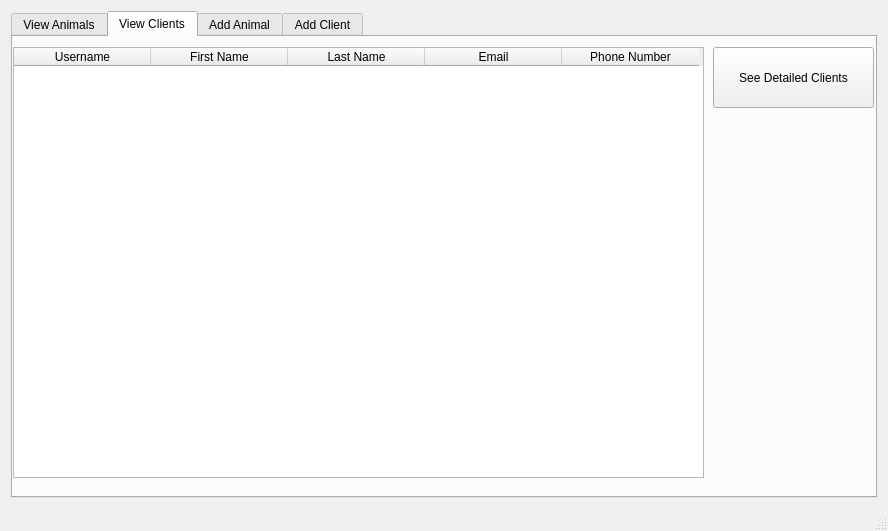
<?xml version="1.0" encoding="UTF-8"?>
<ui version="4.0">
 <class>CUACSView</class>
 <widget class="QMainWindow" name="CUACSView">
  <property name="geometry">
   <rect>
    <x>0</x>
    <y>0</y>
    <width>888</width>
    <height>531</height>
   </rect>
  </property>
  <property name="windowTitle">
   <string>CUACSView</string>
  </property>
  <widget class="QWidget" name="centralWidget">
   <layout class="QGridLayout" name="gridLayout_2">
    <item row="0" column="0">
     <widget class="QTabWidget" name="tabView">
      <property name="enabled">
       <bool>true</bool>
      </property>
      <property name="focusPolicy">
       <enum>Qt::ClickFocus</enum>
      </property>
      <property name="toolTipDuration">
       <number>-2</number>
      </property>
      <property name="currentIndex">
       <number>1</number>
      </property>
      <widget class="QWidget" name="tab">
       <attribute name="title">
        <string>View Animals</string>
       </attribute>
       <layout class="QGridLayout" name="gridLayout">
        <item row="0" column="0">
         <layout class="QVBoxLayout" name="verticalLayout_3">
          <item>
           <widget class="QTableWidget" name="animalTbl">
            <property name="sizePolicy">
             <sizepolicy hsizetype="Expanding" vsizetype="Expanding">
              <horstretch>10</horstretch>
              <verstretch>10</verstretch>
             </sizepolicy>
            </property>
            <property name="editTriggers">
             <set>QAbstractItemView::NoEditTriggers</set>
            </property>
            <property name="columnCount">
             <number>7</number>
            </property>
            <attribute name="horizontalHeaderCascadingSectionResizes">
             <bool>false</bool>
            </attribute>
            <attribute name="horizontalHeaderDefaultSectionSize">
             <number>95</number>
            </attribute>
            <column>
             <property name="text">
              <string>Name</string>
             </property>
            </column>
            <column>
             <property name="text">
              <string>Species</string>
             </property>
            </column>
            <column>
             <property name="text">
              <string>Breed</string>
             </property>
            </column>
            <column>
             <property name="text">
              <string>Gender</string>
             </property>
            </column>
            <column>
             <property name="text">
              <string>Date of Birth</string>
             </property>
            </column>
            <column>
             <property name="text">
              <string>Age(Y/M)</string>
             </property>
            </column>
            <column>
             <property name="text">
              <string>Vaccinated</string>
             </property>
            </column>
           </widget>
          </item>
         </layout>
        </item>
       </layout>
      </widget>
      <widget class="QWidget" name="clientTab">
       <attribute name="title">
        <string>View Clients</string>
       </attribute>
       <widget class="QTableWidget" name="clientTable">
        <property name="geometry">
         <rect>
          <x>0</x>
          <y>10</y>
          <width>691</width>
          <height>431</height>
         </rect>
        </property>
        <property name="sizePolicy">
         <sizepolicy hsizetype="Expanding" vsizetype="Expanding">
          <horstretch>10</horstretch>
          <verstretch>10</verstretch>
         </sizepolicy>
        </property>
        <property name="editTriggers">
         <set>QAbstractItemView::NoEditTriggers</set>
        </property>
        <property name="columnCount">
         <number>5</number>
        </property>
        <attribute name="horizontalHeaderCascadingSectionResizes">
         <bool>true</bool>
        </attribute>
        <attribute name="horizontalHeaderDefaultSectionSize">
         <number>137</number>
        </attribute>
        <attribute name="horizontalHeaderHighlightSections">
         <bool>true</bool>
        </attribute>
        <attribute name="horizontalHeaderStretchLastSection">
         <bool>false</bool>
        </attribute>
        <attribute name="verticalHeaderCascadingSectionResizes">
         <bool>true</bool>
        </attribute>
        <column>
         <property name="text">
          <string>Username</string>
         </property>
        </column>
        <column>
         <property name="text">
          <string>First Name</string>
         </property>
        </column>
        <column>
         <property name="text">
          <string>Last Name</string>
         </property>
        </column>
        <column>
         <property name="text">
          <string>Email</string>
         </property>
        </column>
        <column>
         <property name="text">
          <string>Phone Number</string>
         </property>
        </column>
       </widget>
       <widget class="QPushButton" name="detailedClientsBtn">
        <property name="geometry">
         <rect>
          <x>700</x>
          <y>10</y>
          <width>161</width>
          <height>61</height>
         </rect>
        </property>
        <property name="text">
         <string>See Detailed Clients</string>
        </property>
       </widget>
      </widget>
      <widget class="QWidget" name="tab_2">
       <attribute name="title">
        <string>Add Animal</string>
       </attribute>
       <widget class="QPushButton" name="addAnimalBtn">
        <property name="enabled">
         <bool>true</bool>
        </property>
        <property name="geometry">
         <rect>
          <x>780</x>
          <y>400</y>
          <width>82</width>
          <height>25</height>
         </rect>
        </property>
        <property name="toolTipDuration">
         <number>-1</number>
        </property>
        <property name="text">
         <string>Add animal</string>
        </property>
        <property name="checkable">
         <bool>false</bool>
        </property>
       </widget>
       <widget class="QLabel" name="emptyAnimalLbl">
        <property name="geometry">
         <rect>
          <x>10</x>
          <y>390</y>
          <width>311</width>
          <height>17</height>
         </rect>
        </property>
        <property name="text">
         <string>Please ensure every field is entered correctly</string>
        </property>
       </widget>
       <widget class="QWidget" name="layoutWidget">
        <property name="geometry">
         <rect>
          <x>0</x>
          <y>0</y>
          <width>861</width>
          <height>151</height>
         </rect>
        </property>
        <layout class="QHBoxLayout" name="horizontalLayout_13">
         <item>
          <layout class="QVBoxLayout" name="verticalLayout">
           <item>
            <layout class="QHBoxLayout" name="horizontalLayout">
             <item>
              <widget class="QLabel" name="label">
               <property name="text">
                <string>*Name:</string>
               </property>
              </widget>
             </item>
             <item>
              <widget class="QLineEdit" name="nameTxt"/>
             </item>
            </layout>
           </item>
           <item>
            <layout class="QHBoxLayout" name="horizontalLayout_2">
             <item>
              <widget class="QLabel" name="label_2">
               <property name="text">
                <string>*Breed:</string>
               </property>
              </widget>
             </item>
             <item>
              <widget class="QLineEdit" name="breedTxt"/>
             </item>
            </layout>
           </item>
           <item>
            <layout class="QHBoxLayout" name="horizontalLayout_5">
             <item>
              <widget class="QLabel" name="label_7">
               <property name="text">
                <string>Date of Birth(yyyy-mm-dd):</string>
               </property>
              </widget>
             </item>
             <item>
              <widget class="QLineEdit" name="DOBTxt">
               <property name="toolTip">
                <string/>
               </property>
               <property name="toolTipDuration">
                <number>-1</number>
               </property>
              </widget>
             </item>
            </layout>
           </item>
          </layout>
         </item>
         <item>
          <layout class="QVBoxLayout" name="verticalLayout_2">
           <item>
            <layout class="QHBoxLayout" name="horizontalLayout_3">
             <item>
              <widget class="QLabel" name="label_3">
               <property name="text">
                <string>*Age:</string>
               </property>
              </widget>
             </item>
             <item>
              <widget class="QLabel" name="label_4">
               <property name="text">
                <string>Years</string>
               </property>
              </widget>
             </item>
             <item>
              <widget class="QSpinBox" name="yearsSpn">
               <property name="prefix">
                <string/>
               </property>
              </widget>
             </item>
             <item>
              <widget class="QLabel" name="label_5">
               <property name="text">
                <string>Months</string>
               </property>
              </widget>
             </item>
             <item>
              <widget class="QSpinBox" name="monthsSpn">
               <property name="maximum">
                <number>12</number>
               </property>
              </widget>
             </item>
            </layout>
           </item>
           <item>
            <layout class="QHBoxLayout" name="horizontalLayout_4">
             <item>
              <widget class="QLabel" name="label_6">
               <property name="text">
                <string>*Gender:</string>
               </property>
              </widget>
             </item>
             <item>
              <widget class="QComboBox" name="genderCombo">
               <property name="currentText">
                <string/>
               </property>
              </widget>
             </item>
             <item>
              <widget class="QCheckBox" name="vaccinatedChk">
               <property name="layoutDirection">
                <enum>Qt::RightToLeft</enum>
               </property>
               <property name="text">
                <string>Vaccinated?</string>
               </property>
              </widget>
             </item>
            </layout>
           </item>
           <item>
            <layout class="QHBoxLayout" name="horizontalLayout_6">
             <item>
              <widget class="QLabel" name="label_8">
               <property name="text">
                <string>*Species:</string>
               </property>
              </widget>
             </item>
             <item>
              <widget class="QComboBox" name="speciesCombo">
               <property name="currentText">
                <string/>
               </property>
              </widget>
             </item>
            </layout>
           </item>
          </layout>
         </item>
        </layout>
       </widget>
       <widget class="QWidget" name="gridLayoutWidget">
        <property name="geometry">
         <rect>
          <x>0</x>
          <y>150</y>
          <width>861</width>
          <height>239</height>
         </rect>
        </property>
        <layout class="QGridLayout" name="gridLayout_3">
         <item row="0" column="0" colspan="2">
          <widget class="QLabel" name="label_22">
           <property name="text">
            <string>1 being passive, 5 being aggressive</string>
           </property>
          </widget>
         </item>
         <item row="7" column="4">
          <widget class="QLabel" name="label_11">
           <property name="text">
            <string>Trainability</string>
           </property>
          </widget>
         </item>
         <item row="7" column="2">
          <widget class="QLabel" name="label_20">
           <property name="text">
            <string>Child Friendly</string>
           </property>
          </widget>
         </item>
         <item row="4" column="4" colspan="2">
          <widget class="QLabel" name="label_33">
           <property name="text">
            <string>1 is intolerant, 10 is very patient</string>
           </property>
          </widget>
         </item>
         <item row="6" column="2" colspan="2">
          <widget class="QLabel" name="label_28">
           <property name="text">
            <string>1 is not friendly, 5 is very friendly</string>
           </property>
          </widget>
         </item>
         <item row="4" column="2" colspan="2">
          <widget class="QLabel" name="label_27">
           <property name="text">
            <string>1 is not friendly, 10 is very friendly</string>
           </property>
          </widget>
         </item>
         <item row="5" column="5">
          <widget class="QSpinBox" name="patienceSpin">
           <property name="prefix">
            <string/>
           </property>
           <property name="minimum">
            <number>1</number>
           </property>
           <property name="maximum">
            <number>10</number>
           </property>
           <property name="displayIntegerBase">
            <number>10</number>
           </property>
          </widget>
         </item>
         <item row="5" column="2">
          <widget class="QLabel" name="label_14">
           <property name="text">
            <string>Friendly Towards Animals</string>
           </property>
          </widget>
         </item>
         <item row="1" column="3">
          <widget class="QSpinBox" name="mischievousnessSpin">
           <property name="prefix">
            <string/>
           </property>
           <property name="minimum">
            <number>1</number>
           </property>
           <property name="maximum">
            <number>10</number>
           </property>
           <property name="displayIntegerBase">
            <number>10</number>
           </property>
          </widget>
         </item>
         <item row="2" column="4" colspan="2">
          <widget class="QLabel" name="label_29">
           <property name="text">
            <string>1 is low energy, 5 is high energy</string>
           </property>
          </widget>
         </item>
         <item row="2" column="0" colspan="2">
          <widget class="QLabel" name="label_26">
           <property name="text">
            <string>1 is not friendly, 5 is very friendly</string>
           </property>
          </widget>
         </item>
         <item row="0" column="2" colspan="2">
          <widget class="QLabel" name="label_23">
           <property name="text">
            <string>1 is not mischievous, 10 is very mischievous</string>
           </property>
          </widget>
         </item>
         <item row="6" column="4" colspan="2">
          <widget class="QLabel" name="label_30">
           <property name="text">
            <string>1 is hard to train, 5 is easy to train</string>
           </property>
          </widget>
         </item>
         <item row="3" column="2">
          <widget class="QLabel" name="label_19">
           <property name="text">
            <string>Independence</string>
           </property>
          </widget>
         </item>
         <item row="6" column="0" colspan="2">
          <widget class="QLabel" name="label_31">
           <property name="text">
            <string>1 is inobedient, 10 is very obedient</string>
           </property>
          </widget>
         </item>
         <item row="3" column="1">
          <widget class="QSpinBox" name="friendlyStrangerSpin">
           <property name="prefix">
            <string/>
           </property>
           <property name="minimum">
            <number>1</number>
           </property>
           <property name="maximum">
            <number>5</number>
           </property>
           <property name="displayIntegerBase">
            <number>10</number>
           </property>
          </widget>
         </item>
         <item row="4" column="0" colspan="2">
          <widget class="QLabel" name="label_32">
           <property name="text">
            <string>1 is not playful, 10 is very playful</string>
           </property>
          </widget>
         </item>
         <item row="1" column="2">
          <widget class="QLabel" name="label_13">
           <property name="text">
            <string>Mischievousness</string>
           </property>
          </widget>
         </item>
         <item row="1" column="1">
          <widget class="QSpinBox" name="temperamentSpin">
           <property name="prefix">
            <string/>
           </property>
           <property name="minimum">
            <number>1</number>
           </property>
           <property name="maximum">
            <number>5</number>
           </property>
           <property name="displayIntegerBase">
            <number>10</number>
           </property>
          </widget>
         </item>
         <item row="3" column="5">
          <widget class="QSpinBox" name="energySpin">
           <property name="prefix">
            <string/>
           </property>
           <property name="minimum">
            <number>1</number>
           </property>
           <property name="maximum">
            <number>5</number>
           </property>
           <property name="displayIntegerBase">
            <number>10</number>
           </property>
          </widget>
         </item>
         <item row="1" column="0">
          <widget class="QLabel" name="label_10">
           <property name="text">
            <string>Temperament</string>
           </property>
          </widget>
         </item>
         <item row="7" column="5">
          <widget class="QSpinBox" name="trainabilitySpin">
           <property name="prefix">
            <string/>
           </property>
           <property name="minimum">
            <number>1</number>
           </property>
           <property name="maximum">
            <number>5</number>
           </property>
           <property name="displayIntegerBase">
            <number>10</number>
           </property>
          </widget>
         </item>
         <item row="5" column="3">
          <widget class="QSpinBox" name="animalFriendlySpin">
           <property name="prefix">
            <string/>
           </property>
           <property name="minimum">
            <number>1</number>
           </property>
           <property name="maximum">
            <number>10</number>
           </property>
           <property name="displayIntegerBase">
            <number>10</number>
           </property>
          </widget>
         </item>
         <item row="5" column="1">
          <widget class="QSpinBox" name="playfulnessSpin">
           <property name="prefix">
            <string/>
           </property>
           <property name="minimum">
            <number>1</number>
           </property>
           <property name="maximum">
            <number>10</number>
           </property>
           <property name="displayIntegerBase">
            <number>10</number>
           </property>
          </widget>
         </item>
         <item row="5" column="4">
          <widget class="QLabel" name="label_17">
           <property name="text">
            <string>Patience</string>
           </property>
          </widget>
         </item>
         <item row="3" column="3">
          <widget class="QSpinBox" name="independenceSpin">
           <property name="prefix">
            <string/>
           </property>
           <property name="minimum">
            <number>1</number>
           </property>
           <property name="maximum">
            <number>10</number>
           </property>
           <property name="displayIntegerBase">
            <number>10</number>
           </property>
          </widget>
         </item>
         <item row="1" column="5">
          <widget class="QSpinBox" name="intelligenceSpin">
           <property name="prefix">
            <string/>
           </property>
           <property name="minimum">
            <number>1</number>
           </property>
           <property name="maximum">
            <number>10</number>
           </property>
           <property name="displayIntegerBase">
            <number>10</number>
           </property>
          </widget>
         </item>
         <item row="1" column="4">
          <widget class="QLabel" name="label_12">
           <property name="text">
            <string>Intelligence</string>
           </property>
          </widget>
         </item>
         <item row="7" column="3">
          <widget class="QSpinBox" name="childFriendlySpin">
           <property name="prefix">
            <string/>
           </property>
           <property name="minimum">
            <number>1</number>
           </property>
           <property name="maximum">
            <number>5</number>
           </property>
           <property name="displayIntegerBase">
            <number>10</number>
           </property>
          </widget>
         </item>
         <item row="3" column="0">
          <widget class="QLabel" name="label_16">
           <property name="text">
            <string>Friendly Towards Strangers</string>
           </property>
          </widget>
         </item>
         <item row="2" column="2" colspan="2">
          <widget class="QLabel" name="label_25">
           <property name="text">
            <string>1 is not independent, 10 is very independent</string>
           </property>
          </widget>
         </item>
         <item row="5" column="0">
          <widget class="QLabel" name="label_15">
           <property name="text">
            <string>Playfulness</string>
           </property>
          </widget>
         </item>
         <item row="3" column="4">
          <widget class="QLabel" name="label_18">
           <property name="text">
            <string>Energy</string>
           </property>
          </widget>
         </item>
         <item row="7" column="1">
          <widget class="QSpinBox" name="obedienceSpin">
           <property name="prefix">
            <string/>
           </property>
           <property name="minimum">
            <number>1</number>
           </property>
           <property name="maximum">
            <number>10</number>
           </property>
           <property name="displayIntegerBase">
            <number>10</number>
           </property>
          </widget>
         </item>
         <item row="0" column="4" colspan="2">
          <widget class="QLabel" name="label_24">
           <property name="text">
            <string>1 is unintelligent, 10 is very intelligent</string>
           </property>
          </widget>
         </item>
         <item row="7" column="0">
          <widget class="QLabel" name="label_21">
           <property name="text">
            <string>Obedience</string>
           </property>
          </widget>
         </item>
        </layout>
       </widget>
      </widget>
      <widget class="QWidget" name="tab_3">
       <attribute name="title">
        <string>Add Client</string>
       </attribute>
       <widget class="QWidget" name="horizontalLayoutWidget">
        <property name="geometry">
         <rect>
          <x>0</x>
          <y>0</y>
          <width>701</width>
          <height>227</height>
         </rect>
        </property>
        <layout class="QHBoxLayout" name="horizontalLayout_20">
         <item>
          <layout class="QVBoxLayout" name="verticalLayout_4">
           <item>
            <layout class="QHBoxLayout" name="horizontalLayout_8">
             <item>
              <widget class="QLabel" name="fNameLbl">
               <property name="text">
                <string>*First Name:</string>
               </property>
              </widget>
             </item>
             <item>
              <widget class="QLineEdit" name="firstNameTxt"/>
             </item>
            </layout>
           </item>
           <item>
            <layout class="QHBoxLayout" name="horizontalLayout_7">
             <item>
              <widget class="QLabel" name="lNamelbl">
               <property name="text">
                <string>*Last Name</string>
               </property>
              </widget>
             </item>
             <item>
              <widget class="QLineEdit" name="lastNameTxt"/>
             </item>
            </layout>
           </item>
           <item>
            <layout class="QHBoxLayout" name="horizontalLayout_17">
             <item>
              <widget class="QLabel" name="emailLbl">
               <property name="text">
                <string>*Email: </string>
               </property>
              </widget>
             </item>
             <item>
              <widget class="QLineEdit" name="emailTxt"/>
             </item>
            </layout>
           </item>
           <item>
            <layout class="QHBoxLayout" name="horizontalLayout_9">
             <item>
              <widget class="QLabel" name="userLbl">
               <property name="text">
                <string>*Username: </string>
               </property>
              </widget>
             </item>
             <item>
              <widget class="QLineEdit" name="usernameTxt"/>
             </item>
            </layout>
           </item>
           <item>
            <layout class="QHBoxLayout" name="horizontalLayout_11">
             <item>
              <widget class="QLabel" name="passLbl">
               <property name="text">
                <string>*Password:</string>
               </property>
              </widget>
             </item>
             <item>
              <widget class="QLineEdit" name="passwordTxt"/>
             </item>
            </layout>
           </item>
           <item>
            <layout class="QHBoxLayout" name="horizontalLayout_10">
             <item>
              <widget class="QLabel" name="confPassLbl">
               <property name="text">
                <string>*Confirm Password:</string>
               </property>
              </widget>
             </item>
             <item>
              <widget class="QLineEdit" name="confirmPasswordTxt"/>
             </item>
            </layout>
           </item>
           <item>
            <widget class="QLabel" name="passConLbl">
             <property name="text">
              <string>Please ensure both passwords match</string>
             </property>
            </widget>
           </item>
          </layout>
         </item>
         <item>
          <layout class="QVBoxLayout" name="verticalLayout_5">
           <item>
            <layout class="QHBoxLayout" name="horizontalLayout_15">
             <item>
              <widget class="QLabel" name="postLbl">
               <property name="text">
                <string>*Postal Code</string>
               </property>
              </widget>
             </item>
             <item>
              <widget class="QLineEdit" name="postalCodeTxt"/>
             </item>
            </layout>
           </item>
           <item>
            <layout class="QHBoxLayout" name="horizontalLayout_12">
             <item>
              <widget class="QLabel" name="cityLbl">
               <property name="text">
                <string>*City:</string>
               </property>
              </widget>
             </item>
             <item>
              <widget class="QLineEdit" name="cityTxt"/>
             </item>
            </layout>
           </item>
           <item>
            <layout class="QHBoxLayout" name="horizontalLayout_14">
             <item>
              <widget class="QLabel" name="provLbl">
               <property name="text">
                <string>*Province:</string>
               </property>
              </widget>
             </item>
             <item>
              <widget class="QComboBox" name="provinceCombo"/>
             </item>
            </layout>
           </item>
           <item>
            <layout class="QHBoxLayout" name="horizontalLayout_16">
             <item>
              <widget class="QLabel" name="addLn1lbl">
               <property name="text">
                <string>*Address Line 1:</string>
               </property>
              </widget>
             </item>
             <item>
              <widget class="QLineEdit" name="addressLine1Txt"/>
             </item>
            </layout>
           </item>
           <item>
            <layout class="QHBoxLayout" name="horizontalLayout_19">
             <item>
              <widget class="QLabel" name="addLn2Lbl">
               <property name="text">
                <string>Address Line 2:</string>
               </property>
              </widget>
             </item>
             <item>
              <widget class="QLineEdit" name="addressLine2Txt"/>
             </item>
            </layout>
           </item>
           <item>
            <layout class="QHBoxLayout" name="horizontalLayout_18">
             <item>
              <widget class="QLabel" name="phoneLbl">
               <property name="text">
                <string>*Phone Number (xxx)-xxx-xxxx:</string>
               </property>
              </widget>
             </item>
             <item>
              <widget class="QLineEdit" name="phoneTxt"/>
             </item>
            </layout>
           </item>
           <item>
            <widget class="QPushButton" name="addClientBtn">
             <property name="text">
              <string>Add Client</string>
             </property>
            </widget>
           </item>
          </layout>
         </item>
        </layout>
       </widget>
       <widget class="QLabel" name="emptyClientLbl">
        <property name="geometry">
         <rect>
          <x>340</x>
          <y>230</y>
          <width>231</width>
          <height>17</height>
         </rect>
        </property>
        <property name="text">
         <string>Items marked with a * are required</string>
        </property>
       </widget>
       <widget class="QLabel" name="label_9">
        <property name="geometry">
         <rect>
          <x>0</x>
          <y>230</y>
          <width>291</width>
          <height>17</height>
         </rect>
        </property>
        <property name="text">
         <string>Passwords can include letters and numbers</string>
        </property>
       </widget>
      </widget>
     </widget>
    </item>
   </layout>
  </widget>
  <widget class="QStatusBar" name="statusBar"/>
 </widget>
 <layoutdefault spacing="6" margin="11"/>
 <resources/>
 <connections/>
</ui>
